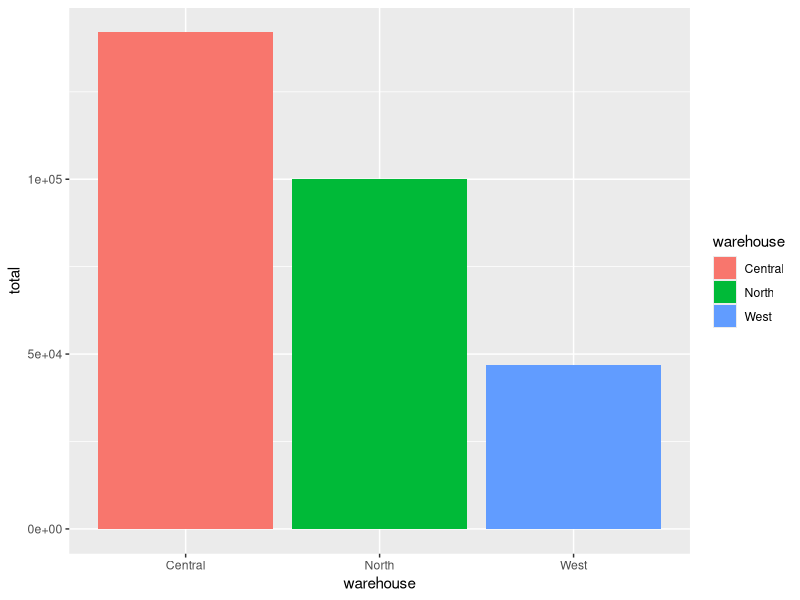
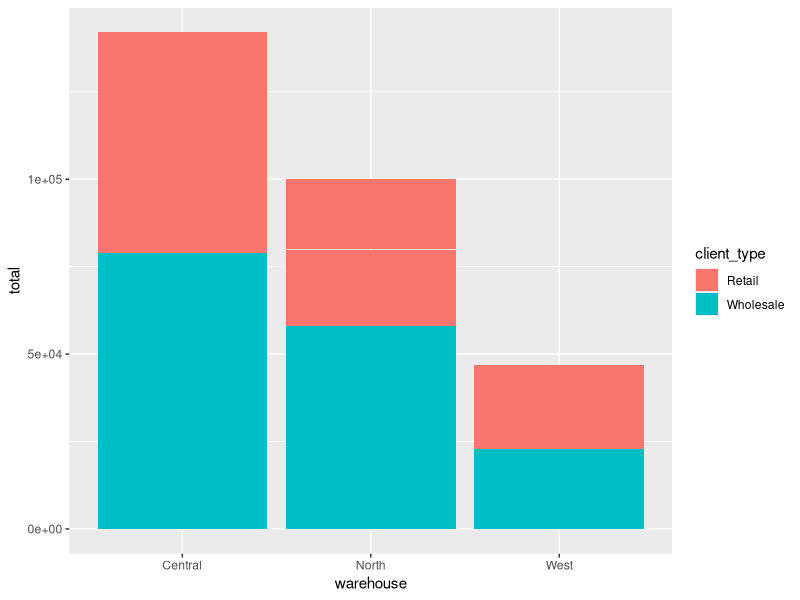
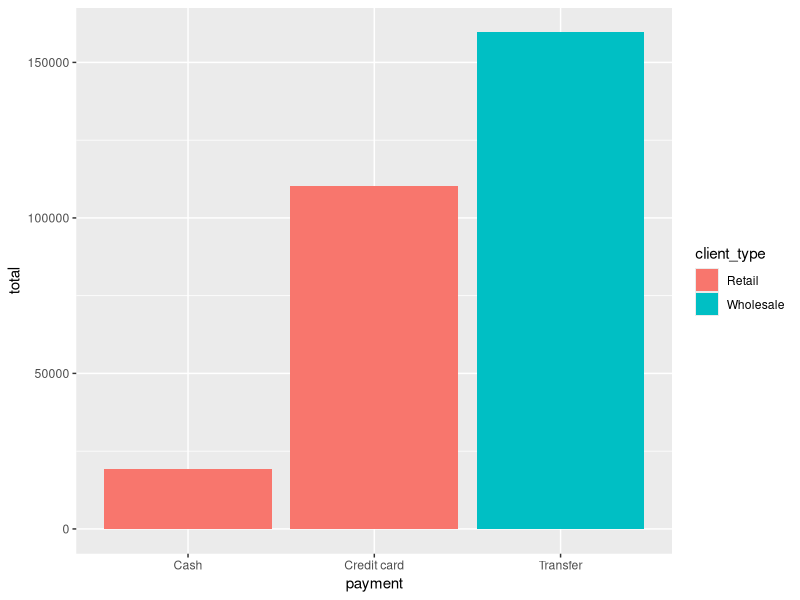

Here is the R script that generated these plots, in order:
## ---- chunk 1
country <- "Nigeria"
age = 62
## ---- chunk 2
country
age
## ---- chunk 3
print(country)
print(age)
## ---- chunk 4
State <- Capital <- "Kano"
State
Capital
## ---- chunk 5
vowel_sounds <- c("a","e","i","o","u")
prime_numbers <- c(1,3,5,11)
## ---- chunk 6
firstcountry = "Nigeria"
second_country = "Congo"
thirdCountry = "Sudan"
FOURTHCOUNTRY = "Somalia"
country5 = "South Africa"
country.6 = "Algeria"
.country7 = "Kenya"
## ---- chunk 7

#8variable <- "Morocco"
#variable-9 <- "Tunisia"
#variable 10 <- "Egypt"
#_variable_11 <- "Rwanda"
#variable@12 <- "Madagascar"
#FALSE <- "Ghana"
## ---- chunk 8
#This is a comment
'This is not a comment'
## ---- chunk 9
4 + 5

a = 8
b = 9

z = a + b

y <- x <- z

u = (a + b)*(y/x) + z^5 - 10000

u

## ---- chunk 10
a = 45
b = 4.3
a
b
## ---- chunk 11

c = 3L
d = 56L
e = 45.5L #not an integer and will return error because it contains decimal 
## ---- chunk 12
name = "Joy"
sex = "Male"
## ---- chunk 13
x = TRUE
y = (5<1)
## ---- chunk 14
class(a)
class(c)
class(x)
class(y)
## ---- chunk 15
#vector of character values
colours <- c("blue","green","yellow","black","white")
colours
#vector of numeric values
prime_number <- c(1,3,5,7,11,13)
prime_number
#vector of logical values
logical <- c(TRUE, FALSE)
logical
## ---- chunk 16
names <- c("Joy","John","Jamal")
length(names)
## ---- chunk 17
numbers <- c(14,3,5,6,1,0,13,10,9)
sort(numbers)
## ---- chunk 18
fruits <- c("Bananana", "Orange","Water Melon","PawPaw")
#Access single elements
fruits[2]
#Using negative numbers for index to access all items except the one specified
fruits[-1]
## ---- chunk 19
#Access multiple elements
fruits[c(2,3)]
## ---- chunk 20
#create a list of different data type
my_list <- list("Kano", "Gombe","Bauchi", TRUE,8,20)
#accessing the items in a list
my_list[3]
my_list[1]
## ---- chunk 21
#Changing the value of an item in a list
my_list[4] <- "girl"
## ---- chunk 22
another_list <- my_list[-1]
## ---- chunk 23
append(my_list, "horse")
## ---- chunk 24
#create a simple 2x2 matrix of numbers
a_matrix <- matrix(c(1,2,3,4), nrow = 2, ncol = 2)
## ---- chunk 25
string_matrix <- matrix(c("blue","white","red","green"), nrow = 2, ncol = 2)
## ---- chunk 26
a_matrix

string_matrix
## ---- chunk 27
prime <- matrix(c(2,3,5,7,11,13,17,19,23),ncol = 3)
#access row 2 column 1
prime[2,1]
#access only column 3
prime[,3]
#access only row 2
prime[2,]
#access more than 1 row
prime[c(2,3),]
## ---- chunk 28
#add rows
newMatrix <- rbind(prime, c(29,31,37))
newMatrix
#add columns
newMatrix <- cbind(prime, c(29,31,37))
## ---- chunk 29
dim(a_matrix)
## ---- chunk 30
a_vector <- c(1:30)
an_array <- array(a_vector, dim = c(5,2,3))
## ---- chunk 31
an_array
## ---- chunk 32
an_array[5,2,2]
## ---- chunk 33
dim(an_array)
## ---- chunk 34
workers <- data.frame(
  name = c("Joy","John","Rebecca"),
  age = c(43,21,45),
  married = c(TRUE,FALSE, FALSE)
)
workers
## ---- chunk 35
summary(workers)
## ---- chunk 36
workers[2]
workers[["married"]]
workers$name
workers
## ---- chunk 37
#add another worker
new_workers_data <- rbind(workers, c("Johnson",49,FALSE))
new_workers_data
#add another variable
new_workers_var <- cbind(workers, Children = c(5,1,8))
new_workers_var
## ---- chunk 38
new_workers_var[-3,-2]
## ---- chunk 39
# combine by row
cbind(new_workers_data, new_workers_data)
## ---- chunk 40
#combine by columns
rbind(new_workers_data, new_workers_data)
## ---- chunk 41
sales <- read.csv("sales.csv")
## ---- chunk 42
subset <- sales[,c(2,3,4)]
write.csv(subset, "subset.csv")
## ---- chunk 43
head(sales)
#View(sales)
## ---- chunk 44
str(sales)
## ---- chunk 45
summary(sales)
## ---- chunk 46
sum(sales["total"])
## ---- chunk 47
sum(sales[sales$payment == "Cash",]["total"])
## ---- chunk 48
sales[sales$unit_price == 66.62,]
## ---- chunk 49
#Central
sum(sales[sales["warehouse"] == "Central",]["total"])
#North
sum(sales[sales["warehouse"] == "North",]["total"])
#West
sum(sales[sales["warehouse"] == "West",]["total"])
## ---- chunk 50
library(ggplot2)
qplot(x = warehouse,y = total, fill = warehouse, data = sales, geom = "col")
## ---- chunk 51
qplot(x = warehouse, 
      y = total, 
      fill = client_type, 
      data = sales, 
      geom = "col")
## ---- chunk 52
qplot(x = payment, 
      y = total, 
      fill = client_type, 
      data = sales, 
      geom = "col")
